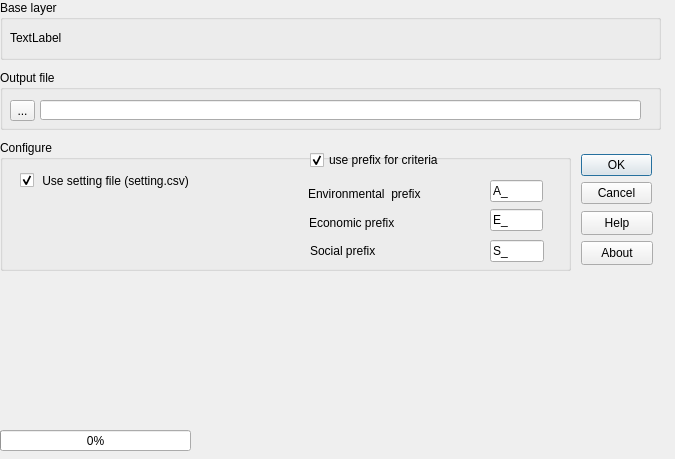
     <widget class="QWidget" name="page">
      <property name="geometry">
       <rect>
        <x>0</x>
        <y>0</y>
        <width>675</width>
        <height>459</height>
       </rect>
      </property>
      <attribute name="label">
       <string>Setting</string>
      </attribute>
      <widget class="QGroupBox" name="OutGBox">
       <property name="geometry">
        <rect>
         <x>0</x>
         <y>70</y>
         <width>661</width>
         <height>60</height>
        </rect>
       </property>
       <property name="title">
        <string>Output file</string>
       </property>
       <widget class="QLineEdit" name="OutlEdt">
        <property name="geometry">
         <rect>
          <x>40</x>
          <y>30</y>
          <width>601</width>
          <height>20</height>
         </rect>
        </property>
       </widget>
       <widget class="QToolButton" name="RetriveFileTBtn">
        <property name="geometry">
         <rect>
          <x>10</x>
          <y>30</y>
          <width>25</width>
          <height>21</height>
         </rect>
        </property>
        <property name="text">
         <string>...</string>
        </property>
       </widget>
      </widget>
      <widget class="QLabel" name="LblLogo">
       <property name="geometry">
        <rect>
         <x>229</x>
         <y>269</y>
         <width>241</width>
         <height>181</height>
        </rect>
       </property>
       <property name="text">
        <string/>
       </property>
       <property name="scaledContents">
        <bool>true</bool>
       </property>
      </widget>
      <widget class="QGroupBox" name="groupBox">
       <property name="geometry">
        <rect>
         <x>0</x>
         <y>140</y>
         <width>571</width>
         <height>131</height>
        </rect>
       </property>
       <property name="title">
        <string>Configure</string>
       </property>
       <widget class="QCheckBox" name="settingCheckBox">
        <property name="geometry">
         <rect>
          <x>20</x>
          <y>30</y>
          <width>221</width>
          <height>21</height>
         </rect>
        </property>
        <property name="text">
         <string> Use setting file (setting.csv)</string>
        </property>
        <property name="checked">
         <bool>true</bool>
        </property>
       </widget>
       <widget class="QLineEdit" name="prefixECOlEdt">
        <property name="geometry">
         <rect>
          <x>490</x>
          <y>69</y>
          <width>53</width>
          <height>22</height>
         </rect>
        </property>
        <property name="text">
         <string>E_</string>
        </property>
       </widget>
       <widget class="QLabel" name="label_2">
        <property name="geometry">
         <rect>
          <x>309</x>
          <y>73</y>
          <width>161</width>
          <height>20</height>
         </rect>
        </property>
        <property name="text">
         <string>Economic prefix</string>
        </property>
       </widget>
       <widget class="QLabel" name="label">
        <property name="geometry">
         <rect>
          <x>308</x>
          <y>46</y>
          <width>161</width>
          <height>16</height>
         </rect>
        </property>
        <property name="text">
         <string>Environmental  prefix</string>
        </property>
       </widget>
       <widget class="QCheckBox" name="preFIXcheckBox">
        <property name="geometry">
         <rect>
          <x>310</x>
          <y>10</y>
          <width>171</width>
          <height>20</height>
         </rect>
        </property>
        <property name="text">
         <string>use prefix for criteria</string>
        </property>
        <property name="checked">
         <bool>true</bool>
        </property>
       </widget>
       <widget class="QLabel" name="label_5">
        <property name="geometry">
         <rect>
          <x>310</x>
          <y>100</y>
          <width>161</width>
          <height>22</height>
         </rect>
        </property>
        <property name="text">
         <string>Social prefix</string>
        </property>
       </widget>
       <widget class="QLineEdit" name="prefixSOClEdt">
        <property name="geometry">
         <rect>
          <x>490</x>
          <y>100</y>
          <width>54</width>
          <height>22</height>
         </rect>
        </property>
        <property name="text">
         <string>S_</string>
        </property>
       </widget>
       <widget class="QLineEdit" name="prefixENVlEdt">
        <property name="geometry">
         <rect>
          <x>490</x>
          <y>40</y>
          <width>53</width>
          <height>22</height>
         </rect>
        </property>
        <property name="text">
         <string>A_</string>
        </property>
       </widget>
      </widget>
      <widget class="QGroupBox" name="groupBox_2">
       <property name="geometry">
        <rect>
         <x>0</x>
         <y>0</y>
         <width>661</width>
         <height>60</height>
        </rect>
       </property>
       <property name="title">
        <string>Base layer</string>
       </property>
       <widget class="QLabel" name="BaseLayerLbl">
        <property name="geometry">
         <rect>
          <x>10</x>
          <y>30</y>
          <width>641</width>
          <height>16</height>
         </rect>
        </property>
        <property name="text">
         <string>TextLabel</string>
        </property>
       </widget>
      </widget>
      <widget class="QPushButton" name="SetBtnHelp">
       <property name="geometry">
        <rect>
         <x>581</x>
         <y>211</y>
         <width>72</width>
         <height>24</height>
        </rect>
       </property>
       <property name="maximumSize">
        <size>
         <width>72</width>
         <height>24</height>
        </size>
       </property>
       <property name="text">
        <string>Help</string>
       </property>
      </widget>
      <widget class="QPushButton" name="SetBtnAbout">
       <property name="geometry">
        <rect>
         <x>581</x>
         <y>241</y>
         <width>72</width>
         <height>24</height>
        </rect>
       </property>
       <property name="maximumSize">
        <size>
         <width>72</width>
         <height>24</height>
        </size>
       </property>
       <property name="text">
        <string>About</string>
       </property>
      </widget>
      <widget class="QDialogButtonBox" name="SetBtnBox">
       <property name="geometry">
        <rect>
         <x>581</x>
         <y>151</y>
         <width>71</width>
         <height>56</height>
        </rect>
       </property>
       <property name="maximumSize">
        <size>
         <width>71</width>
         <height>114</height>
        </size>
       </property>
       <property name="layoutDirection">
        <enum>Qt::LeftToRight</enum>
       </property>
       <property name="orientation">
        <enum>Qt::Vertical</enum>
       </property>
       <property name="standardButtons">
        <set>QDialogButtonBox::Cancel|QDialogButtonBox::Ok</set>
       </property>
       <property name="centerButtons">
        <bool>true</bool>
       </property>
      </widget>
      <widget class="QProgressBar" name="LoadProgressBar">
       <property name="geometry">
        <rect>
         <x>0</x>
         <y>430</y>
         <width>191</width>
         <height>21</height>
        </rect>
       </property>
       <property name="value">
        <number>0</number>
       </property>
      </widget>
      <zorder>SetBtnHelp</zorder>
      <zorder>SetBtnAbout</zorder>
      <zorder>SetBtnBox</zorder>
      <zorder>OutGBox</zorder>
      <zorder>LblLogo</zorder>
      <zorder>groupBox</zorder>
      <zorder>groupBox_2</zorder>
      <zorder>LoadProgressBar</zorder>
     </widget>
